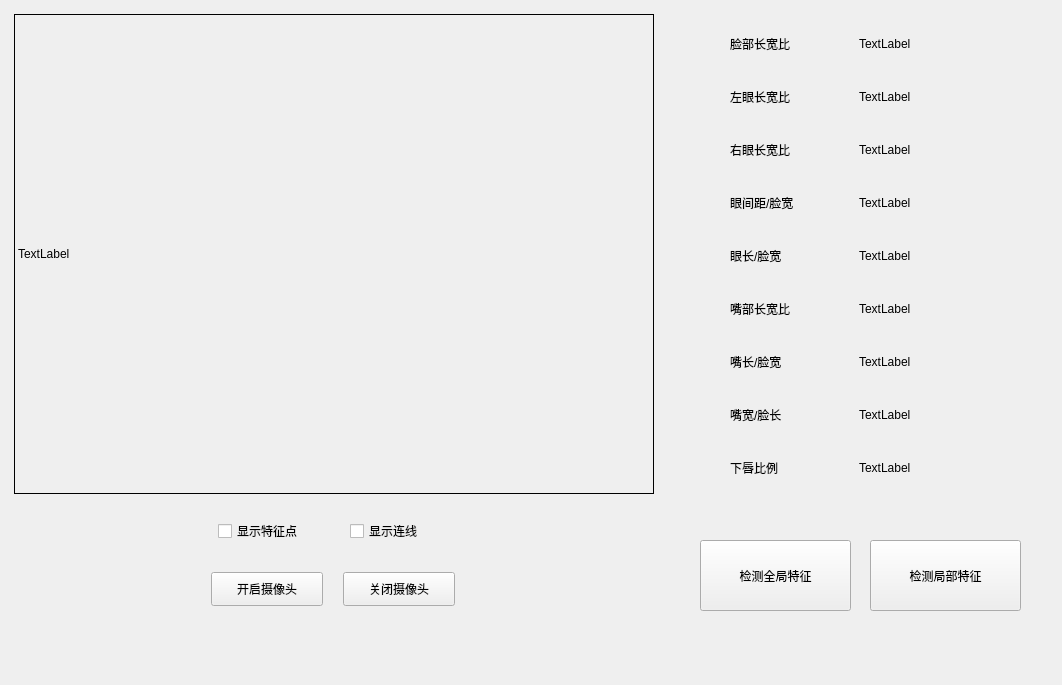
<?xml version="1.0" encoding="UTF-8"?>
<ui version="4.0">
 <class>Form</class>
 <widget class="QWidget" name="Form">
  <property name="geometry">
   <rect>
    <x>0</x>
    <y>0</y>
    <width>1062</width>
    <height>685</height>
   </rect>
  </property>
  <property name="windowTitle">
   <string>Form</string>
  </property>
  <widget class="QLabel" name="label">
   <property name="geometry">
    <rect>
     <x>14</x>
     <y>14</y>
     <width>640</width>
     <height>480</height>
    </rect>
   </property>
   <property name="minimumSize">
    <size>
     <width>640</width>
     <height>480</height>
    </size>
   </property>
   <property name="maximumSize">
    <size>
     <width>640</width>
     <height>480</height>
    </size>
   </property>
   <property name="frameShape">
    <enum>QFrame::Box</enum>
   </property>
   <property name="text">
    <string>TextLabel</string>
   </property>
  </widget>
  <widget class="QCheckBox" name="checkBox">
   <property name="geometry">
    <rect>
     <x>218</x>
     <y>520</y>
     <width>123</width>
     <height>22</height>
    </rect>
   </property>
   <property name="text">
    <string>显示特征点</string>
   </property>
  </widget>
  <widget class="QCheckBox" name="checkBox_2">
   <property name="geometry">
    <rect>
     <x>350</x>
     <y>520</y>
     <width>105</width>
     <height>22</height>
    </rect>
   </property>
   <property name="text">
    <string>显示连线</string>
   </property>
  </widget>
  <widget class="QPushButton" name="pushButton">
   <property name="geometry">
    <rect>
     <x>211</x>
     <y>572</y>
     <width>112</width>
     <height>34</height>
    </rect>
   </property>
   <property name="text">
    <string>开启摄像头</string>
   </property>
  </widget>
  <widget class="QPushButton" name="pushButton_2">
   <property name="geometry">
    <rect>
     <x>870</x>
     <y>540</y>
     <width>151</width>
     <height>71</height>
    </rect>
   </property>
   <property name="text">
    <string>检测局部特征</string>
   </property>
  </widget>
  <widget class="QPushButton" name="pushButton_3">
   <property name="geometry">
    <rect>
     <x>343</x>
     <y>572</y>
     <width>112</width>
     <height>34</height>
    </rect>
   </property>
   <property name="text">
    <string>关闭摄像头</string>
   </property>
  </widget>
  <widget class="QPushButton" name="pushButton_4">
   <property name="geometry">
    <rect>
     <x>700</x>
     <y>540</y>
     <width>151</width>
     <height>71</height>
    </rect>
   </property>
   <property name="text">
    <string>检测全局特征</string>
   </property>
  </widget>
  <widget class="QWidget" name="">
   <property name="geometry">
    <rect>
     <x>730</x>
     <y>20</y>
     <width>251</width>
     <height>471</height>
    </rect>
   </property>
   <layout class="QGridLayout" name="gridLayout">
    <item row="0" column="0">
     <widget class="QLabel" name="label_2">
      <property name="text">
       <string>脸部长宽比</string>
      </property>
     </widget>
    </item>
    <item row="0" column="1">
     <widget class="QLabel" name="label_10">
      <property name="text">
       <string>TextLabel</string>
      </property>
     </widget>
    </item>
    <item row="1" column="0">
     <widget class="QLabel" name="label_3">
      <property name="text">
       <string>左眼长宽比</string>
      </property>
     </widget>
    </item>
    <item row="1" column="1">
     <widget class="QLabel" name="label_11">
      <property name="text">
       <string>TextLabel</string>
      </property>
     </widget>
    </item>
    <item row="2" column="0">
     <widget class="QLabel" name="label_4">
      <property name="text">
       <string>右眼长宽比</string>
      </property>
     </widget>
    </item>
    <item row="2" column="1">
     <widget class="QLabel" name="label_12">
      <property name="text">
       <string>TextLabel</string>
      </property>
     </widget>
    </item>
    <item row="3" column="0">
     <widget class="QLabel" name="label_5">
      <property name="text">
       <string>眼间距/脸宽</string>
      </property>
     </widget>
    </item>
    <item row="3" column="1">
     <widget class="QLabel" name="label_13">
      <property name="text">
       <string>TextLabel</string>
      </property>
     </widget>
    </item>
    <item row="4" column="0">
     <widget class="QLabel" name="label_7">
      <property name="text">
       <string>眼长/脸宽</string>
      </property>
     </widget>
    </item>
    <item row="4" column="1">
     <widget class="QLabel" name="label_14">
      <property name="text">
       <string>TextLabel</string>
      </property>
     </widget>
    </item>
    <item row="5" column="0">
     <widget class="QLabel" name="label_6">
      <property name="text">
       <string>嘴部长宽比</string>
      </property>
     </widget>
    </item>
    <item row="5" column="1">
     <widget class="QLabel" name="label_15">
      <property name="text">
       <string>TextLabel</string>
      </property>
     </widget>
    </item>
    <item row="6" column="0">
     <widget class="QLabel" name="label_8">
      <property name="frameShape">
       <enum>QFrame::NoFrame</enum>
      </property>
      <property name="text">
       <string>嘴长/脸宽</string>
      </property>
     </widget>
    </item>
    <item row="6" column="1">
     <widget class="QLabel" name="label_16">
      <property name="text">
       <string>TextLabel</string>
      </property>
     </widget>
    </item>
    <item row="7" column="0">
     <widget class="QLabel" name="label_9">
      <property name="text">
       <string>嘴宽/脸长</string>
      </property>
     </widget>
    </item>
    <item row="7" column="1">
     <widget class="QLabel" name="label_17">
      <property name="text">
       <string>TextLabel</string>
      </property>
     </widget>
    </item>
    <item row="8" column="0">
     <widget class="QLabel" name="label_18">
      <property name="text">
       <string>下唇比例</string>
      </property>
     </widget>
    </item>
    <item row="8" column="1">
     <widget class="QLabel" name="label_19">
      <property name="text">
       <string>TextLabel</string>
      </property>
     </widget>
    </item>
   </layout>
  </widget>
 </widget>
 <resources/>
 <connections/>
</ui>
